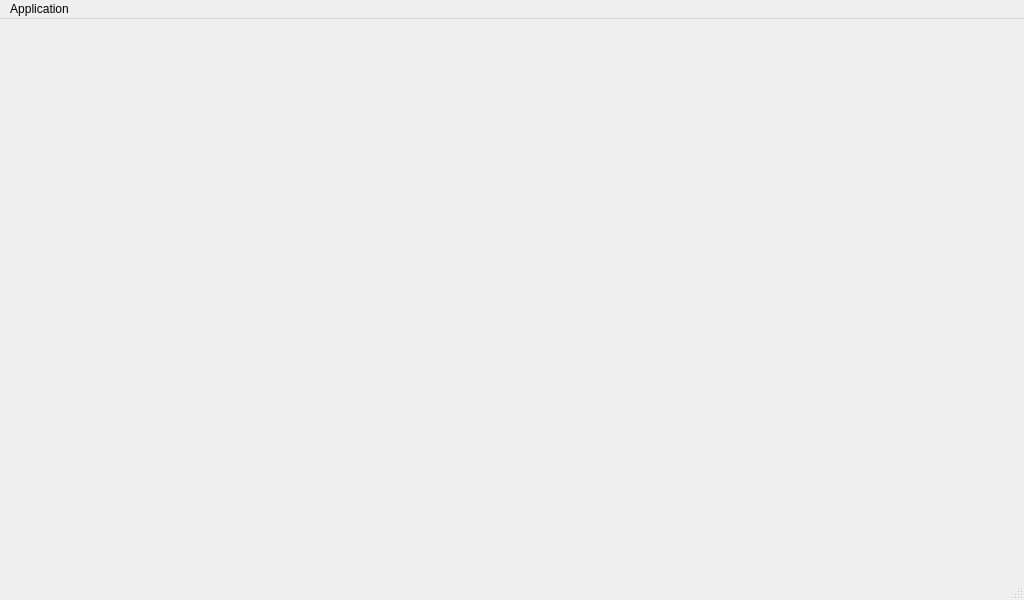
<?xml version="1.0" encoding="UTF-8"?>
<ui version="4.0">
 <class>MainWindow</class>
 <widget class="QMainWindow" name="MainWindow">
  <property name="geometry">
   <rect>
    <x>0</x>
    <y>0</y>
    <width>1024</width>
    <height>600</height>
   </rect>
  </property>
  <property name="windowTitle">
   <string notr="true">Medicine Track</string>
  </property>
  <property name="documentMode">
   <bool>true</bool>
  </property>
  <widget class="QWidget" name="centralWidget">
   <layout class="QHBoxLayout" name="horizontalLayout">
    <property name="leftMargin">
     <number>0</number>
    </property>
    <property name="topMargin">
     <number>0</number>
    </property>
    <property name="rightMargin">
     <number>0</number>
    </property>
    <property name="bottomMargin">
     <number>0</number>
    </property>
    <item>
     <widget class="QTabWidget" name="mainTabs">
      <property name="currentIndex">
       <number>-1</number>
      </property>
      <property name="documentMode">
       <bool>true</bool>
      </property>
     </widget>
    </item>
   </layout>
  </widget>
  <widget class="QMenuBar" name="menuBar">
   <property name="geometry">
    <rect>
     <x>0</x>
     <y>0</y>
     <width>1024</width>
     <height>21</height>
    </rect>
   </property>
   <widget class="QMenu" name="menuMedicine_Track">
    <property name="title">
     <string notr="true">Application</string>
    </property>
    <addaction name="optionsAction"/>
    <addaction name="helpAction"/>
    <addaction name="separator"/>
    <addaction name="actionQuit"/>
   </widget>
   <addaction name="menuMedicine_Track"/>
  </widget>
  <widget class="QStatusBar" name="statusBar"/>
  <action name="actionQuit">
   <property name="text">
    <string notr="true">Quit</string>
   </property>
   <property name="toolTip">
    <string notr="true">Quit</string>
   </property>
   <property name="shortcut">
    <string notr="true">Ctrl+Q</string>
   </property>
  </action>
  <action name="optionsAction">
   <property name="text">
    <string notr="true">Options</string>
   </property>
   <property name="toolTip">
    <string notr="true">Options</string>
   </property>
  </action>
  <action name="reconnectAction">
   <property name="text">
    <string notr="true">Reconnect</string>
   </property>
   <property name="toolTip">
    <string notr="true">Reconnect to the database</string>
   </property>
  </action>
  <action name="helpAction">
   <property name="text">
    <string notr="true">Help</string>
   </property>
   <property name="toolTip">
    <string notr="true">Help</string>
   </property>
  </action>
 </widget>
 <layoutdefault spacing="6" margin="11"/>
 <resources/>
 <connections>
  <connection>
   <sender>actionQuit</sender>
   <signal>triggered()</signal>
   <receiver>MainWindow</receiver>
   <slot>close()</slot>
   <hints>
    <hint type="sourcelabel">
     <x>-1</x>
     <y>-1</y>
    </hint>
    <hint type="destinationlabel">
     <x>453</x>
     <y>258</y>
    </hint>
   </hints>
  </connection>
 </connections>
</ui>
